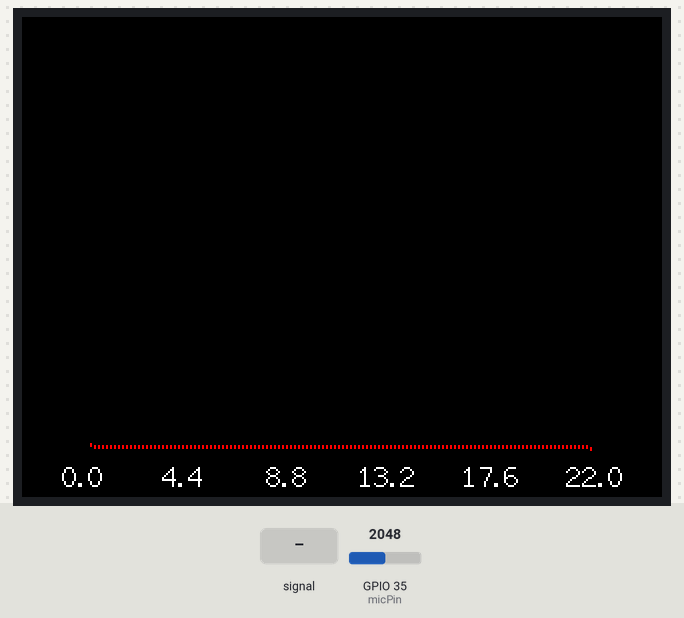
Simulated run of this program. Board: ESP32. On the bench: 320×240 colour display. The test bench sets the inputs (shaded band); at power-on: GPIO 35 (micPin) = 2048 (analog values on the 0–4095 scale).

Above: at 1.4 s.
1.5 s: GPIO 35 (micPin) fed a 200 Hz sine of ±327 counts around its level
At 3.0 s:
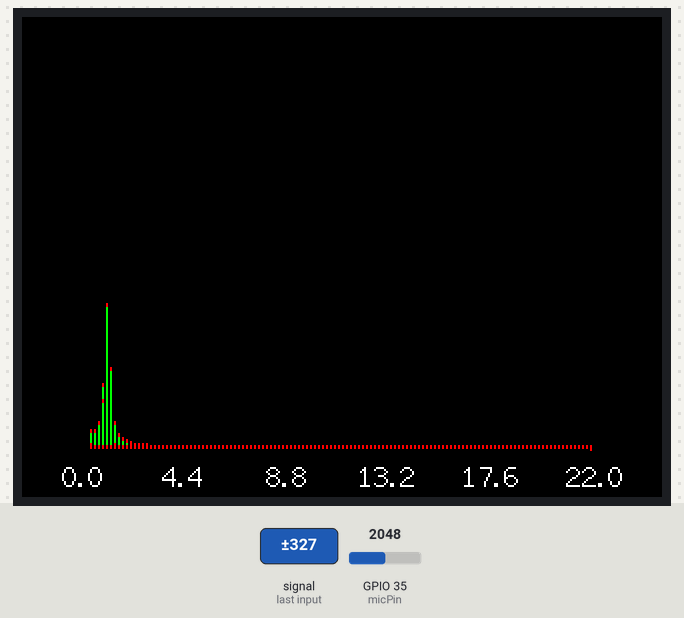
3.3 s: GPIO 35 (micPin) set to 1960
4.8 s: GPIO 35 (micPin) fed a 1000 Hz sine of ±1023 counts around its level
At 5.7 s:
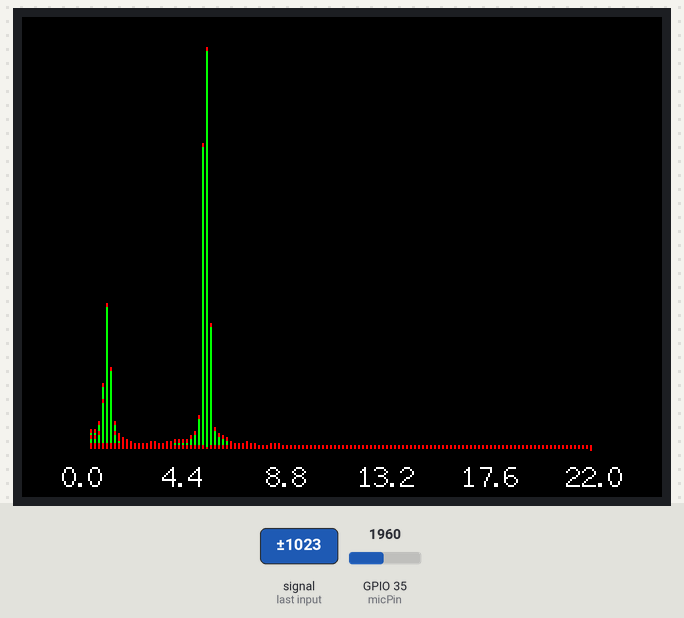
7.6 s: GPIO 35 (micPin) set to 2040
At 9.1 s:
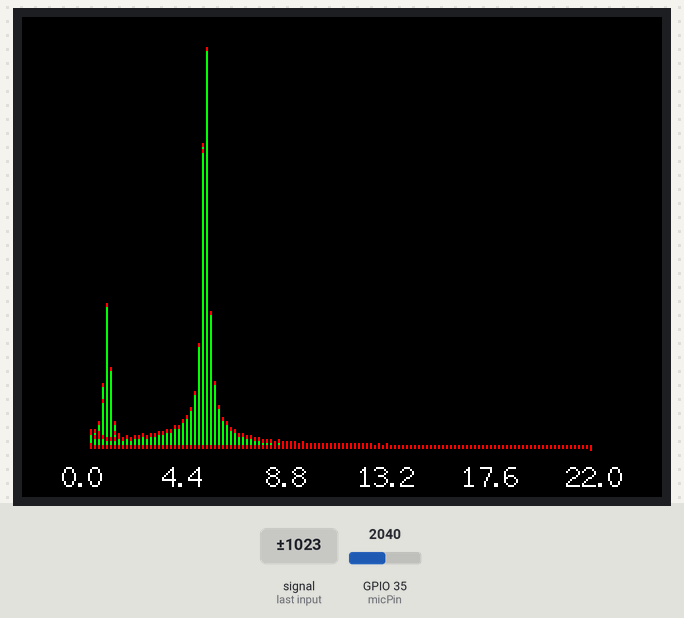
9.6 s: GPIO 35 (micPin) set to 1228
At 10.9 s:
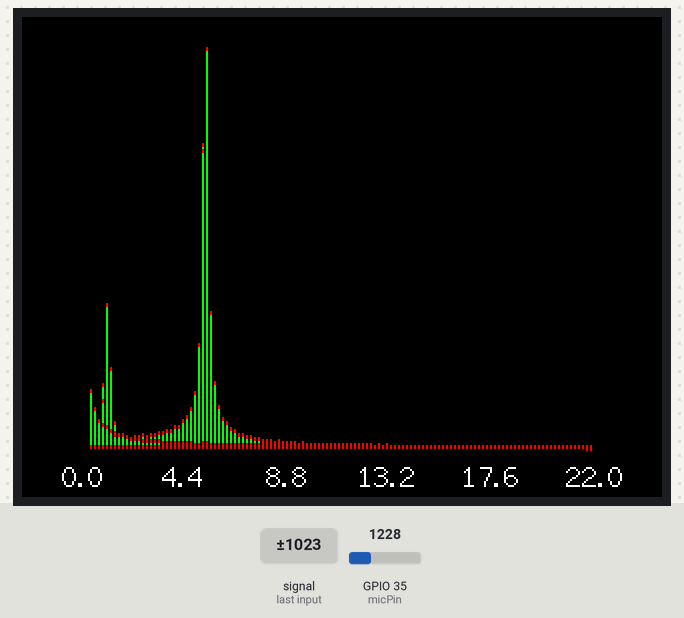
Timing chart, 0 to 12.6 s (numbered marks = the images above; inputs shaded):
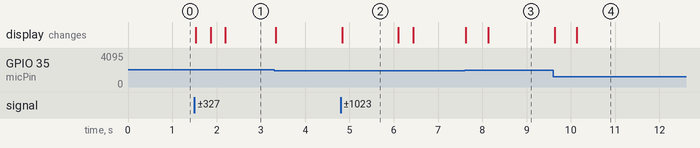

The program:

main.cpp
```cpp
#include <Arduino.h>
#include <M5Unified.h>
#include <arduinoFFT.h>

auto gfx = &M5.Display;

const int micPin = 35;                 // コンデンサマイクのADCピン (通常36番ピン)
const int samples = 256;               // FFTのサンプル数（2のべき乗）
const float samplingFrequency = 44100; // サンプリング周波数
const float maxVoltage = 3.3;          // 最大電圧 (3.3V)
const int adcResolution = 4095;        // ADCの分解能 (12ビット)

unsigned int samplingPeriodUs;
unsigned long microseconds;

double vReal[samples];
double vImag[samples];
double peakValues[samples / 2] = {0}; // ピーク値を保持する配列
unsigned long lastPeakResetTime = 0;  // 最後にピーク値をリセットした時間

ArduinoFFT<double> FFT = ArduinoFFT<double>(vReal, vImag, samples, samplingFrequency);

void setup()
{
  auto cfg = M5.config();
  M5.begin(cfg);
  M5.Display.setRotation(1);        // 画面の回転方向を設定
  M5.Display.fillScreen(TFT_BLACK); // 画面を黒でクリア

  gfx->setFont(&fonts::Font4);
  gfx->setTextPadding(48);
  gfx->setTextColor(TFT_WHITE, TFT_BLACK);
  gfx->setTextDatum(textdatum_t::middle_center);

  // ADCの精度を設定
  analogReadResolution(12); // 12ビットの分解能 (0-4095)

  samplingPeriodUs = round(1000000 * (1.0 / samplingFrequency));

  // 周波数ラベルの描画
  int barWidth = 1;    // 各バーの幅
  int maxHeight = 200; // バーの最大高さ
  int startX = 30;     // バーの描画開始位置
  int startY = 220;    // バーの描画開始Y位置
  int numLabels = 5;   // ラベルの数
  for (int j = 0; j <= numLabels; j++)
  {
    int x = startX + (j * (samples / 2) / numLabels * (barWidth + 1));
    float freq = (j * (samplingFrequency / 2) / numLabels) / 1000.0; // kHzに変換
    gfx->drawString(String(freq, 1), x, startY + 10, 2);
  }
}

void loop()
{
  /* サンプリング */
  microseconds = micros();
  for (int i = 0; i < samples; i++)
  {
    vReal[i] = analogRead(micPin) * (maxVoltage / adcResolution);
    vImag[i] = 0;
    while (micros() - microseconds < samplingPeriodUs)
    {
      // サンプリング周期が終わるまで待つ
    }
    microseconds += samplingPeriodUs;
  }

  /* FFTを実行 */
  FFT.windowing(FFT_WIN_TYP_HAMMING, FFT_FORWARD); /* ウィンドウ関数を適用 */
  FFT.compute(FFT_FORWARD);                        /* FFTを計算 */
  FFT.complexToMagnitude();                        /* 結果を複素数から絶対値に変換 */

  /* 結果を表示 */
  int barWidth = 1;    // 各バーの幅
  int maxHeight = 200; // バーの最大高さ
  int startX = 30;     // バーの描画開始位置
  int startY = 215;    // バーの描画開始Y位置

  for (int i = 2; i < (samples / 2); i++)
  {                                                  // DC成分とNyquist成分は除外
    float barHeight = (vReal[i] / 50.0) * maxHeight; // バーの高さを計算
    if (barHeight > maxHeight)
      barHeight = maxHeight; // 高さを最大値に制限

    // ピーク値を更新
    if (barHeight > peakValues[i])
    {
      peakValues[i] = barHeight;
    }

    // 現在のバーを描画
    M5.Display.fillRect(startX + (i * (barWidth + 1)), startY - barHeight, barWidth, barHeight, TFT_GREEN);
    M5.Display.fillRect(startX + (i * (barWidth + 1)), startY - barHeight - 1, barWidth, -maxHeight, TFT_BLACK);

    // ピークバーを描画
    M5.Display.fillRect(startX + (i * (barWidth + 1)), startY - peakValues[i], barWidth, 2, TFT_RED);
  }

  // ピーク値のリセット
  if (millis() - lastPeakResetTime > 2000) // 1秒ごとにリセット
  {
    memset(peakValues, 0, sizeof(peakValues));
    lastPeakResetTime = millis();
  }
}
```

Measured:
- after the input at 1.5 s, the display: first changes at once (image 1 shows a later state)
- after the input at 4.8 s, the display: changes at once (image 2)
- after the input at 7.6 s, the display: first changes at once (image 3 shows a later state)
- after the input at 9.6 s, the display: first changes at once (image 4 shows a later state)
